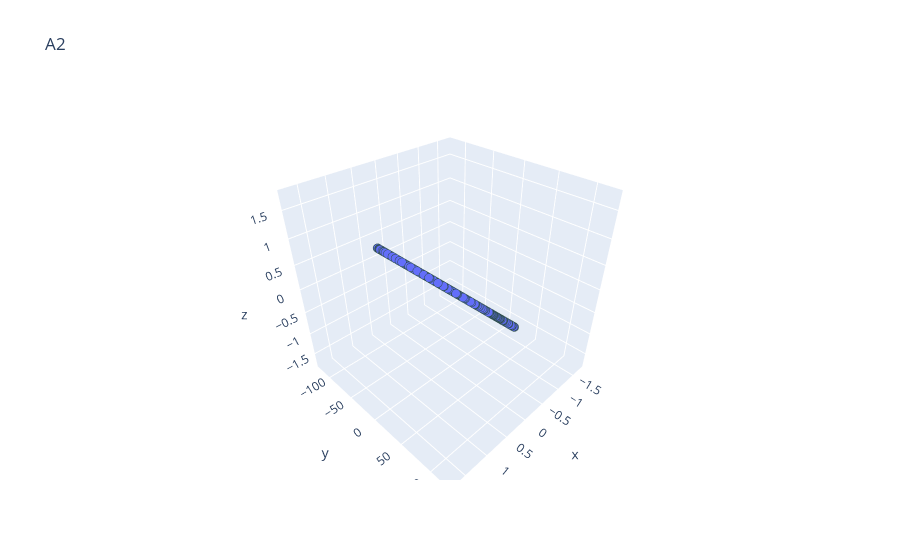

Notebook source saved alongside this figure:
### Markdown cell above
# Rank of matrix A2 is 2 so the result will be plane

### Code cell
plotly3d(A2_X, A2_Y, A2_Z, "A2")

### Figure 1 — Plotly figure (JSON) as saved in the notebook; plotly's stock layout.template omitted (floating-point values rounded to 4 significant figures; data arrays with more than 128 entries replaced by an {"elided": "..."} marker saying what was removed)
{"data": [{"hovertemplate": "x=%{x}<br>y=%{y}<br>z=%{z}<extra></extra>", "legendgroup": "", "marker": {"color": "#636efa", "line": {"color": "DarkSlateGrey", "width": 2}, "size": 3, "symbol": "circle"}, "mode": "markers", "name": "", "scene": "scene", "showlegend": false, "type": "scatter3d", "x": {"elided": "1000 float values"}, "y": {"elided": "1000 float values"}, "z": {"elided": "1000 float values"}}], "layout": {"legend": {"tracegroupgap": 0}, "scene": {"domain": {"x": [0, 1], "y": [0, 1]}, "xaxis": {"title": {"text": "x"}}, "yaxis": {"title": {"text": "y"}}, "zaxis": {"title": {"text": "z"}}}, "title": {"text": "A2"}}}
